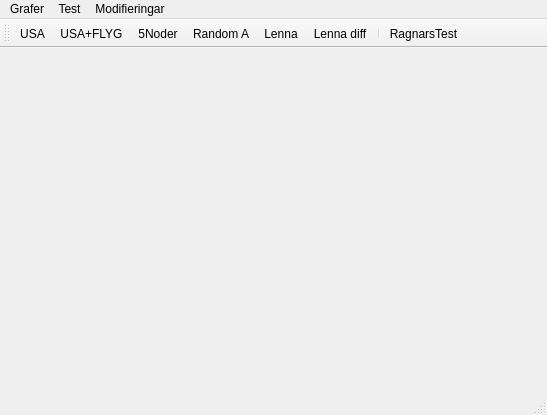
<?xml version="1.0" encoding="UTF-8"?>
<ui version="4.0">
 <class>MainWindow</class>
 <widget class="QMainWindow" name="MainWindow">
  <property name="geometry">
   <rect>
    <x>0</x>
    <y>0</y>
    <width>547</width>
    <height>415</height>
   </rect>
  </property>
  <property name="windowTitle">
   <string>MainWindow</string>
  </property>
  <widget class="MapWidget" name="centralWidget"/>
  <widget class="QMenuBar" name="menuBar">
   <property name="geometry">
    <rect>
     <x>0</x>
     <y>0</y>
     <width>547</width>
     <height>22</height>
    </rect>
   </property>
   <widget class="QMenu" name="menuGrafer">
    <property name="title">
     <string>Grafer</string>
    </property>
    <addaction name="actionUSA"/>
    <addaction name="actionUSA_FLYG"/>
    <addaction name="actionRandom_A"/>
    <addaction name="action5Noder"/>
   </widget>
   <widget class="QMenu" name="menuTest">
    <property name="title">
     <string>Test</string>
    </property>
    <addaction name="actionRagnarsTest"/>
   </widget>
   <widget class="QMenu" name="menuModifieringar">
    <property name="title">
     <string>Modifieringar</string>
    </property>
    <addaction name="actionAstar"/>
   </widget>
   <addaction name="menuGrafer"/>
   <addaction name="menuTest"/>
   <addaction name="menuModifieringar"/>
  </widget>
  <widget class="QToolBar" name="mainToolBar">
   <attribute name="toolBarArea">
    <enum>TopToolBarArea</enum>
   </attribute>
   <attribute name="toolBarBreak">
    <bool>false</bool>
   </attribute>
   <addaction name="actionUSA"/>
   <addaction name="actionUSA_FLYG"/>
   <addaction name="action5Noder"/>
   <addaction name="actionRandom_A"/>
   <addaction name="actionLenna"/>
   <addaction name="actionLenna_diff"/>
   <addaction name="separator"/>
   <addaction name="actionRagnarsTest"/>
  </widget>
  <widget class="QStatusBar" name="statusBar"/>
  <action name="actionUSA">
   <property name="text">
    <string>USA</string>
   </property>
  </action>
  <action name="actionRandom_A">
   <property name="text">
    <string>Random A</string>
   </property>
  </action>
  <action name="actionUSA_FLYG">
   <property name="text">
    <string>USA+FLYG</string>
   </property>
  </action>
  <action name="action5Noder">
   <property name="text">
    <string>5Noder</string>
   </property>
  </action>
  <action name="actionRagnarsTest">
   <property name="text">
    <string>RagnarsTest</string>
   </property>
  </action>
  <action name="actionAstar">
   <property name="checkable">
    <bool>true</bool>
   </property>
   <property name="checked">
    <bool>false</bool>
   </property>
   <property name="text">
    <string>A*</string>
   </property>
  </action>
  <action name="actionShortest2">
   <property name="text">
    <string>Shortest2</string>
   </property>
  </action>
  <action name="actionLenna">
   <property name="text">
    <string>Lenna</string>
   </property>
  </action>
  <action name="actionLenna_diff">
   <property name="text">
    <string>Lenna diff</string>
   </property>
  </action>
 </widget>
 <layoutdefault spacing="6" margin="11"/>
 <customwidgets>
  <customwidget>
   <class>MapWidget</class>
   <extends>QWidget</extends>
   <header>mapwidget.h</header>
   <container>1</container>
  </customwidget>
 </customwidgets>
 <resources/>
 <connections/>
</ui>
